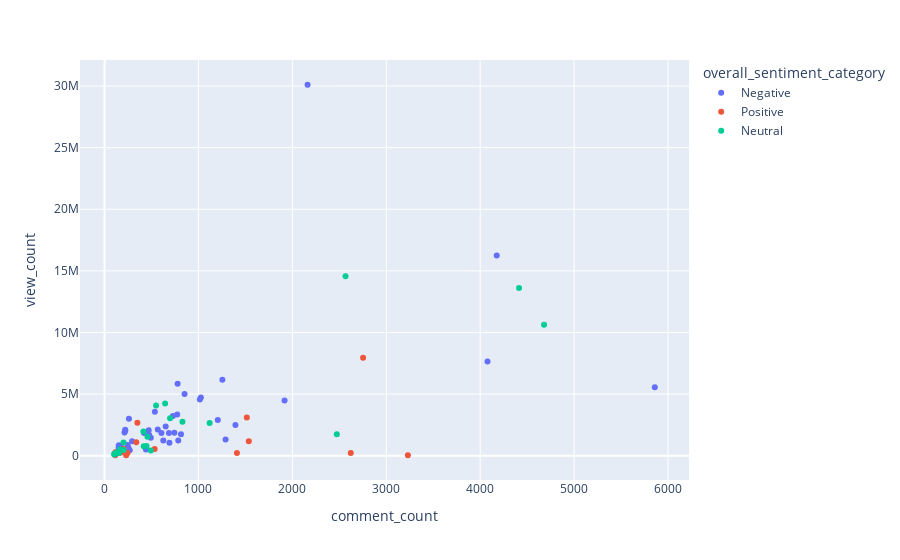

This figure's notebook cell:
### Code cell
fig = px.scatter(video_df_top, x="comment_count", y="view_count" , hover_data=['video_title' , 'upload_date' ,'mean_sentiment_score' , 'median_sentiment_score' ,'skewness' ,'overall_sentiment_category'] , color = 'overall_sentiment_category' )
fig.show()

### Figure 1 — Plotly figure (JSON) as saved in the notebook; plotly's stock layout.template omitted (floating-point values rounded to 4 significant figures; data arrays with more than 128 entries replaced by an {"elided": "..."} marker saying what was removed)
{"data": [{"customdata": {"elided": "46x6 mixed values"}, "hovertemplate": "overall_sentiment_category=%{customdata[5]}<br>comment_count=%{x}<br>view_count=%{y}<br>video_title=%{customdata[0]}<br>upload_date=%{customdata[1]}<br>mean_sentiment_score=%{customdata[2]}<br>median_sentiment_score=%{customdata[3]}<br>skewness=%{customdata[4]}<extra></extra>", "legendgroup": "Negative", "marker": {"color": "#636efa", "symbol": "circle"}, "mode": "markers", "name": "Negative", "orientation": "v", "showlegend": true, "type": "scatter", "x": [109, 691, 225, 150, 1917, 1026, 493, 268, 152, 1394, 1255, 4176, 1206, 1015, 441, 785, 470, 852, 567, 774, 728, 744, 293, 234, 2162, 626, 1289, 173, 152, 651, 536, 4078, 475, 176, 221, 5859, 686, 246, 420, 778, 255, 814, 260, 213, 606, 220], "xaxis": "x", "y": [154792, 1038455, 532261, 650797, 4474616, 4715317, 1452106, 435588, 223064, 2493035, 6163849, 16236845, 2900702, 4554853, 508914, 1220806, 2057610, 5004675, 2116905, 3348675, 3214566, 1861965, 1160878, 546741, 30106646, 1234922, 1316230, 806622, 853458, 2370984, 3554636, 7633883, 1681458, 269367, 2018008, 5546984, 1837882, 866417, 1844903, 5827039, 625339, 1729501, 3004250, 1871976, 1835207, 2103937], "yaxis": "y"}, {"customdata": [["My New Money Printing Tablet Farm", "2022-01-07T00:00:00", 0.1114, 0.1564, "Left", "Positive"], ["A multimillionaire CEO’s secret manufacturing tip", "2022-02-18T00:00:00", 0.2088, 0.1608, "Right", "Positive"], ["I made a diamond play button out of paper", "2022-03-02T00:00:00", 0.41, 0.1789, "Right", "Positive"], ["I tried starting a streetwear brand for $70", "2022-03-07T00:00:00", 0.215, 0.1591, "Right", "Positive"], ["What influencers actually get for free…", "2022-03-08T00:00:00", 0.1067, 0.13, "Left", "Positive"], ["I upgraded my $ making hotspot (week 2 results)", "2022-03-10T00:00:00", 0.1033, 0.1609, "Left", "Positive"], ["My sneaky plan to monetize my meme page…", "2022-05-18T00:00:00", 0.2402, 0.1375, "Right", "Positive"], ["My Money Printing Tablet Farm Journey (How much I made)", "2022-05-24T00:00:00", 0.3017, 0.1683, "Right", "Positive"], ["I Bought The Cheapest Rolex On eBay", "2022-06-08T00:00:00", 0.1177, 0.1507, "Left", "Positive"], ["Taste testing the most expensive water on Amazon", "2022-07-07T00:00:00", 0.1276, 0.1462, "Left", "Positive"], ["I paid Fiverr to redesign my product packaging", "2022-07-14T00:00:00", 0.1229, 0.1508, "Left", "Positive"], ["saying goodbye…", "2022-08-03T00:00:00", 0.4871, 0.6382, "Left", "Positive"], ["I Bought Gold Pay Dirt And Made $______", "2022-08-19T00:00:00", 0.1336, 0.1465, "Left", "Positive"], ["I bought $500 worth of G-Shock￼￼ watches", "2022-10-14T00:00:00", 0.389, 0.4699, "Left", "Positive"], ["Anyone need a new camera?", "2022-11-01T00:00:00", 0.629, 0.7874, "Left", "Positive"]], "hovertemplate": "overall_sentiment_category=%{customdata[5]}<br>comment_count=%{x}<br>view_count=%{y}<br>video_title=%{customdata[0]}<br>upload_date=%{customdata[1]}<br>mean_sentiment_score=%{customdata[2]}<br>median_sentiment_score=%{customdata[3]}<br>skewness=%{customdata[4]}<extra></extra>", "legendgroup": "Positive", "marker": {"color": "#EF553B", "symbol": "circle"}, "mode": "markers", "name": "Positive", "orientation": "v", "showlegend": true, "type": "scatter", "x": [245, 338, 350, 534, 116, 204, 176, 114, 1410, 1515, 2753, 2622, 230, 1536, 3230], "xaxis": "x", "y": [225342, 1092992, 2674456, 530461, 270517, 541794, 252723, 32861, 221018, 3095865, 7941682, 215543, 37322, 1162979, 40723], "yaxis": "y"}, {"customdata": {"elided": "23x6 mixed values"}, "hovertemplate": "overall_sentiment_category=%{customdata[5]}<br>comment_count=%{x}<br>view_count=%{y}<br>video_title=%{customdata[0]}<br>upload_date=%{customdata[1]}<br>mean_sentiment_score=%{customdata[2]}<br>median_sentiment_score=%{customdata[3]}<br>skewness=%{customdata[4]}<extra></extra>", "legendgroup": "Neutral", "marker": {"color": "#00cc96", "symbol": "circle"}, "mode": "markers", "name": "Neutral", "orientation": "v", "showlegend": true, "type": "scatter", "x": [164, 2473, 2566, 4414, 103, 136, 698, 1119, 105, 457, 202, 549, 417, 414, 4680, 116, 830, 493, 154, 645, 135, 203, 447], "xaxis": "x", "y": [521855, 1744928, 14570731, 13609004, 98791, 268687, 3036555, 2644327, 150244, 1533920, 1075509, 4074711, 771667, 1952270, 10616068, 180821, 2756855, 421491, 211944, 4234596, 229984, 455182, 781610], "yaxis": "y"}], "layout": {"legend": {"title": {"text": "overall_sentiment_category"}, "tracegroupgap": 0}, "margin": {"t": 60}, "xaxis": {"anchor": "y", "domain": [0, 1], "title": {"text": "comment_count"}}, "yaxis": {"anchor": "x", "domain": [0, 1], "title": {"text": "view_count"}}}}
